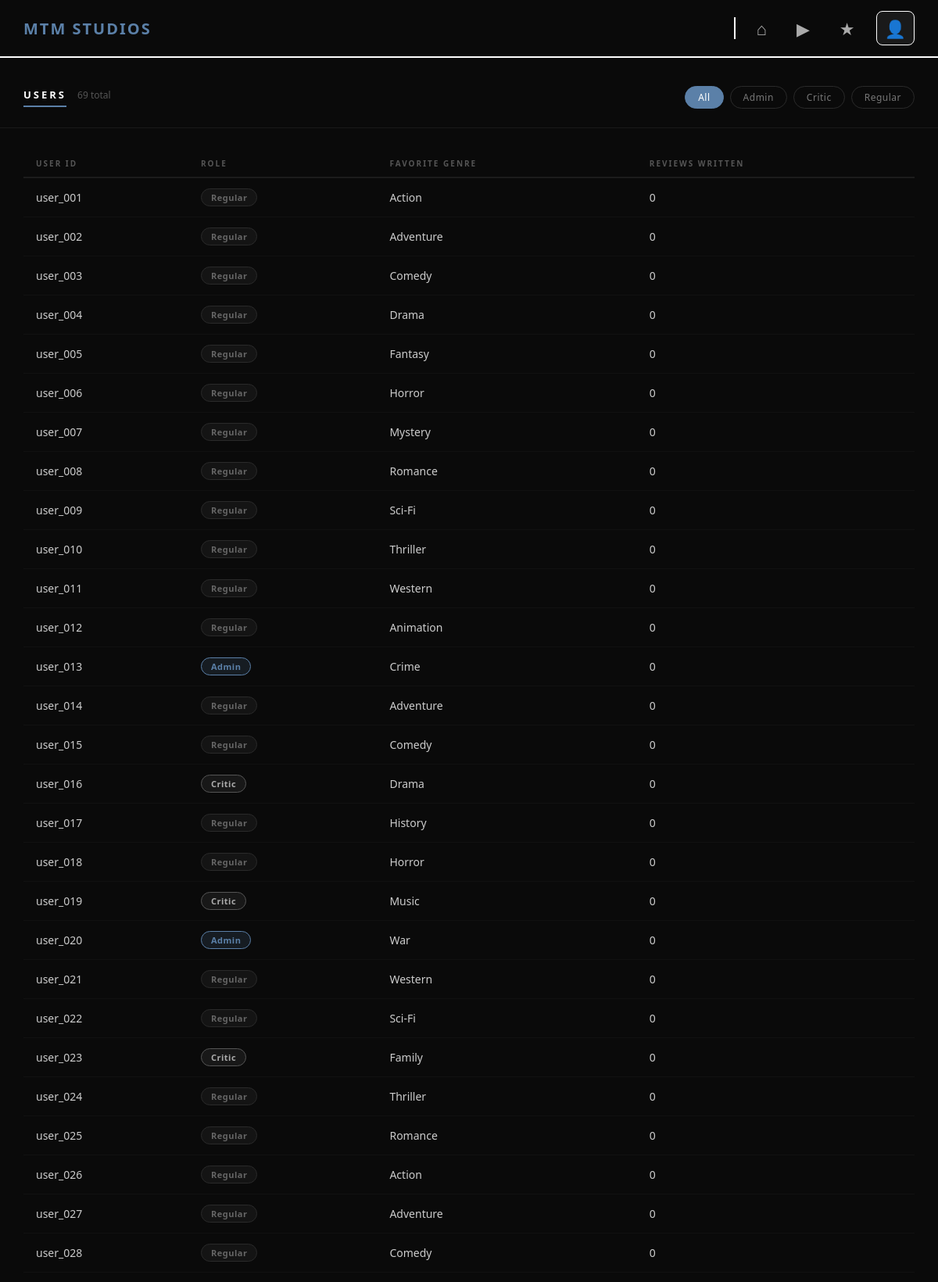
The page /users.php (upper part) on the database its author committed.
### tables this page shows
CREATE TABLE Users (
UserID VARCHAR(20) PRIMARY KEY,
    UserType VARCHAR(20),
    FavoriteGenre VARCHAR(50),
    ReviewCount INT,
    Password VARCHAR(255)
);

### users.php (the view, shortened to what this page needs)
<?php
include __DIR__ . '/db_connect.php';
$role_filter = "";
$sql = "SELECT * FROM Users";
$sql .= " ORDER BY ReviewCount DESC";
$result = mysqli_query($conn, $sql);
$total = mysqli_num_rows($result);
?>
<!DOCTYPE html>
<html lang="en">
<head>
</head>
<body>
<nav class="navbar">
    <a href="index.php" class="logo">MTM STUDIOS</a>
    <div class="nav-right">
        <div class="nav-divider"></div>
        <div class="nav-icons">
            <a href="index.php" title="Home">&#8962;</a>
            <a href="movies.php" title="Movies">&#9654;</a>
            <a href="reviews.php" title="Reviews">&#9733;</a>
            <a href="users.php" class="active" title="Users">&#128100;</a>
        </div>
    </div>
</nav>
<div class="page-header">
    <div class="page-header-left">
        <div class="page-title">Users</div>
        <div class="page-count"><?php echo $total; ?> total</div>
    </div>
    <div class="filter-bar">
        <a href="users.php" class="<?php if ($role_filter == '') echo 'active'; ?>">All</a>
        <a href="users.php?role=Admin" class="<?php if ($role_filter == 'Admin') echo 'active'; ?>">Admin</a>
        <a href="users.php?role=Critic" class="<?php if ($role_filter == 'Critic') echo 'active'; ?>">Critic</a>
        <a href="users.php?role=Regular" class="<?php if ($role_filter == 'Regular') echo 'active'; ?>">Regular</a>
    </div>
</div>
<div class="table-container">
    <table>
        <thead>
            <tr>
                <th>User ID</th>
                <th>Role</th>
                <th>Favorite Genre</th>
                <th>Reviews Written</th>
            </tr>
        </thead>
        <tbody>
            <?php while ($user = mysqli_fetch_assoc($result)): ?>
                <tr>
                    <td><?php echo htmlspecialchars($user['UserID']); ?></td>
                    <td>
                        <span class="role-badge role-<?php echo htmlspecialchars($user['UserType']); ?>">
                            <?php echo htmlspecialchars($user['UserType']); ?>
                        </span>
                    </td>
                    <td><?php echo htmlspecialchars($user['FavoriteGenre']); ?></td>
                    <td><?php echo $user['ReviewCount']; ?></td>
                </tr>
            <?php endwhile; ?>
        </tbody>
    </table>
</div>
</body>
</html>

### users.php (style rules this page uses)
* { margin: 0; padding: 0; box-sizing: border-box; }
body { font-family: 'Segoe UI', sans-serif; background-color: #0a0a0a; color: #ffffff; }
.navbar { background-color: #0a0a0a; border-bottom: 2px solid #ffffff; padding: 14px 30px; display: flex; justify-content: space-between; align-items: center; }
.logo { font-size: 20px; font-weight: bold; color: #5b80a8; text-decoration: none; letter-spacing: 2px; }
.nav-right { display: flex; align-items: center; }
.nav-divider { width: 2px; height: 28px; background-color: #ffffff; margin: 0 16px; }
.nav-icons { display: flex; align-items: center; gap: 16px; }
.nav-icons a { color: #aaa; text-decoration: none; font-size: 22px; padding: 6px 10px; border: 1px solid transparent; border-radius: 8px; transition: all 0.2s; }
.nav-icons a:hover, .nav-icons a.active { color: #fff; border-color: #fff; background-color: #1a1a1a; }
.page-header { padding: 36px 30px 24px; border-bottom: 1px solid #1a1a1a; display: flex; align-items: center; justify-content: space-between; flex-wrap: wrap; gap: 16px; }
.page-header-left { display: flex; align-items: baseline; gap: 14px; }
.page-title { font-size: 13px; font-weight: 700; letter-spacing: 3px; text-transform: uppercase; color: #ffffff; border-bottom: 2px solid #5b80a8; padding-bottom: 5px; }
.page-count { font-size: 12px; color: #555; }
.filter-bar { display: flex; gap: 8px; flex-wrap: wrap; }
.filter-bar a { padding: 5px 16px; border-radius: 20px; text-decoration: none; font-size: 12px; letter-spacing: 0.5px; border: 1px solid #2a2a2a; color: #777; transition: all 0.2s; }
.filter-bar a.active { background: #5b80a8; color: #fff; border-color: #5b80a8; }
.table-container { padding: 28px 30px 60px; overflow-x: auto; }
table { width: 100%; border-collapse: collapse; }
thead tr { border-bottom: 2px solid #1c1c1c; }
th { padding: 10px 16px; text-align: left; font-size: 10px; color: #555; text-transform: uppercase; letter-spacing: 2px; font-weight: 600; }
td { padding: 13px 16px; font-size: 14px; border-bottom: 1px solid #111; color: #ccc; }
tbody tr { transition: background 0.15s; }
.role-badge { display: inline-block; padding: 3px 12px; border-radius: 20px; font-size: 11px; font-weight: 600; letter-spacing: 0.5px; }
.role-Admin { background: rgba(91, 128, 168, 0.15); border: 1px solid #5b80a8; color: #5b80a8; }
.role-Critic { background: rgba(255, 255, 255, 0.06); border: 1px solid #555; color: #aaa; }
.role-Regular { background: rgba(255,255,255,0.04); border: 1px solid #2a2a2a; color: #666; }

### rows shown on the page
users: UserID "user_001", UserType "Regular", FavoriteGenre "Action", ReviewCount "0"
users: UserID "user_002", UserType "Regular", FavoriteGenre "Adventure", ReviewCount "0"
users: UserID "user_003", UserType "Regular", FavoriteGenre "Comedy", ReviewCount "0"
users: UserID "user_004", UserType "Regular", FavoriteGenre "Drama", ReviewCount "0"
users: UserID "user_005", UserType "Regular", FavoriteGenre "Fantasy", ReviewCount "0"
users: UserID "user_006", UserType "Regular", FavoriteGenre "Horror", ReviewCount "0"
users: UserID "user_007", UserType "Regular", FavoriteGenre "Mystery", ReviewCount "0"
users: UserID "user_008", UserType "Regular", FavoriteGenre "Romance", ReviewCount "0"
users: UserID "user_009", UserType "Regular", FavoriteGenre "Sci-Fi", ReviewCount "0"
users: UserID "user_010", UserType "Regular", FavoriteGenre "Thriller", ReviewCount "0"
users: UserID "user_011", UserType "Regular", FavoriteGenre "Western", ReviewCount "0"
users: UserID "user_012", UserType "Regular", FavoriteGenre "Animation", ReviewCount "0"
users: UserID "user_013", UserType "Admin", FavoriteGenre "Crime", ReviewCount "0"
users: UserID "user_014", UserType "Regular", FavoriteGenre "Adventure", ReviewCount "0"
users: UserID "user_015", UserType "Regular", FavoriteGenre "Comedy", ReviewCount "0"
users: UserID "user_016", UserType "Critic", FavoriteGenre "Drama", ReviewCount "0"
users: UserID "user_017", UserType "Regular", FavoriteGenre "History", ReviewCount "0"
users: UserID "user_018", UserType "Regular", FavoriteGenre "Horror", ReviewCount "0"
users: UserID "user_019", UserType "Critic", FavoriteGenre "Music", ReviewCount "0"
users: UserID "user_020", UserType "Admin", FavoriteGenre "War", ReviewCount "0"
users: UserID "user_021", UserType "Regular", FavoriteGenre "Western", ReviewCount "0"
users: UserID "user_022", UserType "Regular", FavoriteGenre "Sci-Fi", ReviewCount "0"
users: UserID "user_023", UserType "Critic", FavoriteGenre "Family", ReviewCount "0"
users: UserID "user_024", UserType "Regular", FavoriteGenre "Thriller", ReviewCount "0"
users: UserID "user_025", UserType "Regular", FavoriteGenre "Romance", ReviewCount "0"
users: UserID "user_026", UserType "Regular", FavoriteGenre "Action", ReviewCount "0"
users: UserID "user_027", UserType "Regular", FavoriteGenre "Adventure", ReviewCount "0"
users: UserID "user_028", UserType "Regular", FavoriteGenre "Comedy", ReviewCount "0"

### other values the page prints
$total "69"
